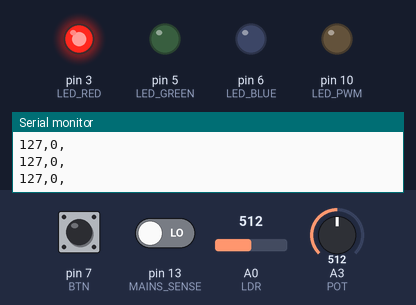
This sketch was run on a simulated Arduino Uno, built with avr-gcc and run on an emulated ATmega328P. Shown: output pins drawn as LEDs (lit = HIGH), the last lines printed to the serial monitor. The test bench sets the inputs (shaded band); at power-on: pin 7 (BTN) HIGH, A3 (POT) = 512, pin 13 (MAINS_SENSE) LOW, A0 (LDR) = 512.

Above: at 3.4 s.
3.5 s: pin 7 (BTN) pulled LOW for 0.15 s
At 5.6 s:
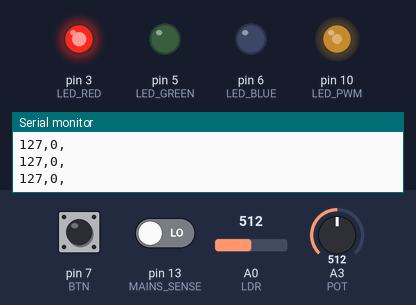
5.9 s: A3 (POT) set to 306
At 6.4 s:
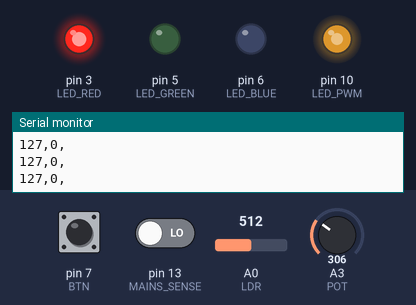
7.4 s: pin 13 (MAINS_SENSE) driven HIGH
At 8.6 s:
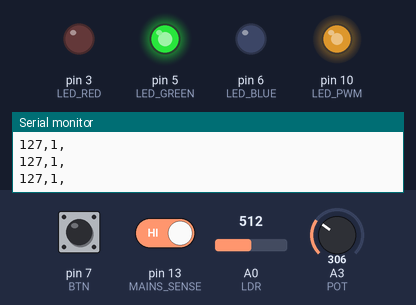
8.9 s: pin 7 (BTN) pulled LOW for 1 s
At 11.4 s:
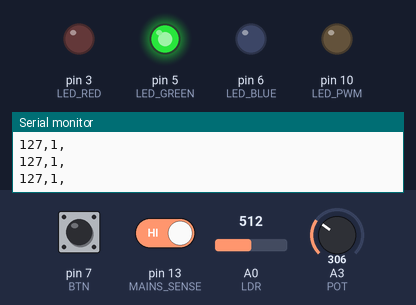
12.2 s: A0 (LDR) set to 409
15.2 s: A0 (LDR) set to 394
Timing chart, 0 to 17.7 s (numbered marks = the images above; inputs shaded):
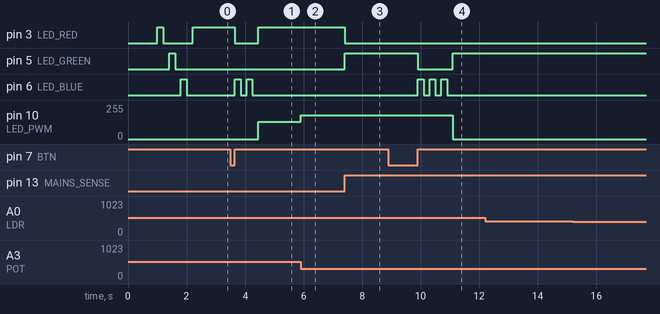

Measured:
- after the input at 3.5 s, pin 3 (LED_RED): HIGH → LOW after 0.15 s, → HIGH 0.80 s later; pin 6 (LED_BLUE): alternates HIGH for 0.20 s and LOW for 0.20 s, 4 changes in all, then stays LOW, starting after 0.15 s; pin 10 (LED_PWM): 0/255 → 128/255 after 0.95 s
- after the input at 5.9 s, pin 10 (LED_PWM): 128/255 → 179/255 at once
- after the input at 7.4 s, pin 3 (LED_RED): HIGH → LOW at once; pin 5 (LED_GREEN): LOW → HIGH at once
- after the input at 8.9 s, pin 5 (LED_GREEN): HIGH → LOW after 1.0 s, → HIGH 1.2 s later; pin 6 (LED_BLUE): alternates HIGH for 0.20 s and LOW for 0.20 s, 6 changes in all, then stays LOW, starting after 1.0 s; pin 10 (LED_PWM): 179/255 → 0/255 after 2.2 s

The sketch:

ledx-controller.ino
```cpp
#define LED_RED 3
#define LED_GREEN 5
#define LED_BLUE 6
#define POT A3
#define LDR A0
#define LED_PWM 10
#define BTN 7
#define MAINS_SENSE 13
#define NUM_MODES 3

enum BUTTON_STATE {
  PUSHED = LOW,
  RELEASED = HIGH
};

enum ILLUMINATION {
  LIGHT,
  INDETERMINATE,
  DARKNESS
};

enum MAINS {
  POWER_CUT,
  HAS_POWER
};

enum LIGHT_STATE {
  AUTO,
  FORCE_ON,
  FORCE_OFF
};

byte mode = 0;

//////////////////////////////
/* COMMON UTILITY FUNCTIONS */

void blink(int pin) {
  digitalWrite(pin, HIGH);
  delay(200);
  digitalWrite(pin, LOW);
  delay(200);
}

void blinkNumber(int num, int pin) {
  for (int i = 0; i < num; i++) {
    blink(pin);
  }
}

void pulse() {
  for (int i = 0; i < 256; i += 1) {
    analogWrite(LED_PWM, i);
    delay(1);
  }
  for (int i = 255; i >= 0; i -= 1) {
    analogWrite(LED_PWM, i);
    delay(2);
  }
  analogWrite(LED_PWM, 0);
  delay(232);
}

/* END COMMON UTILITY FUNCTIONS */
//////////////////////////////////

//////////////////////////////////////////////////////
/* POWER-ON SELF TESTS, THOUGH THIS HAS NO FEEDBACK */

void post() {
  pulse();
  blink(LED_RED);
  blink(LED_GREEN);
  blink(LED_BLUE);
}

/* END POWER-ON SELF TESTS */
/////////////////////////////

//////////////////////////////////////
/* BUTTON PRESS DETECT AND DEBOUNCE */

const unsigned long DEBOUNCE_DURATION = 50;
void checkButtonState() {
  static byte lastButtonState = RELEASED;
  static unsigned long lastTimeButtonStateChanged = 0;

  if (millis() - lastTimeButtonStateChanged > DEBOUNCE_DURATION) {
    byte buttonState = digitalRead(BTN);
    if (buttonState != lastButtonState) {
      lastTimeButtonStateChanged = millis();
      lastButtonState = buttonState;
      if (buttonState == HIGH) {
        mode = (mode + 1) % NUM_MODES;
        digitalWrite(LED_RED, LOW);
        digitalWrite(LED_GREEN, LOW);
        digitalWrite(LED_BLUE, LOW);
        blinkNumber(mode + 1, LED_BLUE);
      }
    }
  }
}

/* END BUTTON PRESS DETECT AND DEBOUNCE */
//////////////////////////////////////////

void setup() {
  Serial.begin(9600);

  pinMode(POT, INPUT);
  pinMode(LDR, INPUT);
  pinMode(BTN, INPUT_PULLUP);
  pinMode(LED_RED, OUTPUT);
  pinMode(LED_GREEN, OUTPUT);
  pinMode(LED_BLUE, OUTPUT);
  pinMode(LED_PWM, OUTPUT);
  pinMode(MAINS_SENSE, INPUT);

  post();
}

const int LIGHT_BELOW = 190;
const int DARKNESS_ABOVE = 245;
ILLUMINATION getIllumination() {
  int ldr_value = analogRead(LDR);
  byte ldr_value256 = map(ldr_value, 0, 1023, 0, 255);
  Serial.print(ldr_value256);
  Serial.print(",");

  if (ldr_value256 < LIGHT_BELOW) {
    return LIGHT;
  } else if (ldr_value256 > DARKNESS_ABOVE) {
    return DARKNESS;
  } else {
    return INDETERMINATE;
  }
}

MAINS getMains() {
  byte mainsState = digitalRead(MAINS_SENSE);
  Serial.print(mainsState);
  Serial.print(",");

  return mainsState;
}

byte getPotentiometer() {
  int pot_value = analogRead(POT);
  byte pot_value256 = map(pot_value, 0, 1023, 0, 255);
  return pot_value256;
}

ILLUMINATION illuminationStatus = LIGHT;
MAINS mainsStatus = HAS_POWER;
bool shouldLightUp = false;
void loop() {
  checkButtonState();

  ILLUMINATION illuminationStatusNew = getIllumination();
  if (illuminationStatusNew == DARKNESS && illuminationStatus == LIGHT) {
    illuminationStatus = illuminationStatusNew;
    mode = 0;
  } else if (illuminationStatusNew == LIGHT && illuminationStatus == DARKNESS) {
    illuminationStatus = illuminationStatusNew;
    mode = 0;
  }

  mainsStatus = getMains();

  if (mainsStatus) {
    digitalWrite(LED_RED, LOW);
    digitalWrite(LED_GREEN, HIGH);
  } else {
    digitalWrite(LED_RED, HIGH);
    digitalWrite(LED_GREEN, LOW);
  }

  shouldLightUp = illuminationStatus == DARKNESS && mainsStatus == POWER_CUT;
  byte brightness = 255 - getPotentiometer();

  if (shouldLightUp || mode == FORCE_ON) {
    analogWrite(LED_PWM, brightness);
  } else if (!shouldLightUp || mode == FORCE_OFF) {
    analogWrite(LED_PWM, 0);
  }

  Serial.println("");
}
```
